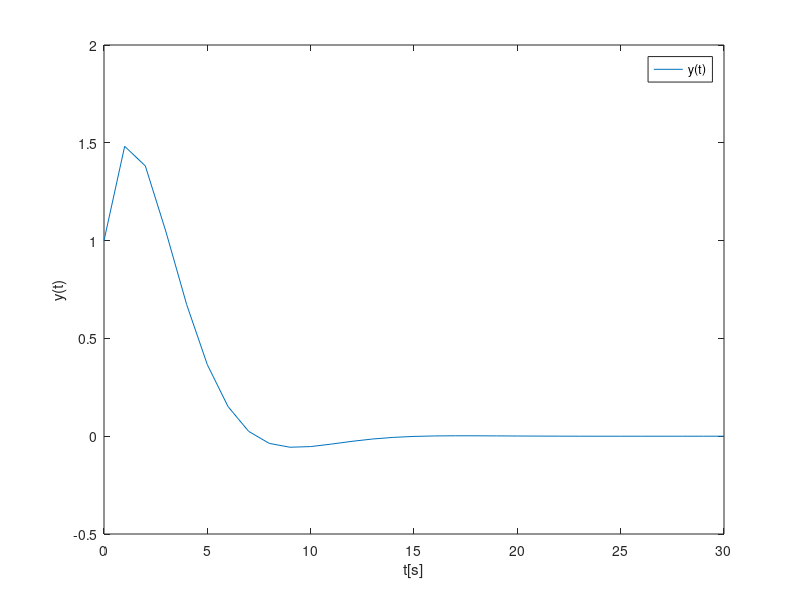

The MATLAB script that drew this image:
clc
clear all


r = 1;
N= 30;
x0 = [0 0 1]';


% System matrices
Ad = [0 0 0;0 0 1;0.1 -0.79 1.78];
Bd = [1 0 0.1]';
Cd = [0 0 1];

%Cost function weights
Q = [0 0 0;0 0 0;0 0 2];
R = r;

%Objective function. 0.5z'Gz
G1 = kron(eye(N),Q);
G2 = kron(eye(N),R);
G = blkdiag(G1,G2);

% Equality constraints Aeq = beq
A1 = eye(3*N);

for i = 3:3:(3*(N-1));
    A1(i+1:i+3,i-2:i) = -Ad;
end
     
A2 =  kron(eye(N),-Bd);
Aeq = [A1 A2];

beq = zeros(3*N,1);
beq(1:3,1) = Ad*x0;

% KKT System.

zero_matrix = zeros(3*N);
zero_vector = zeros(4*N,1);

KKT_matrix = [G -Aeq';Aeq zero_matrix];
KKT_vector = [zero_vector;beq];

KKT_sol = KKT_matrix\KKT_vector;

z = KKT_sol(1:(4*N));
u = z(3*N + 1:4*N);
y = [x0(3); z(3:3:3*N)];

t = 0:N;

figure
plot(t,y)
legend y(t)
xlabel('t[s]')
ylabel('y(t)')